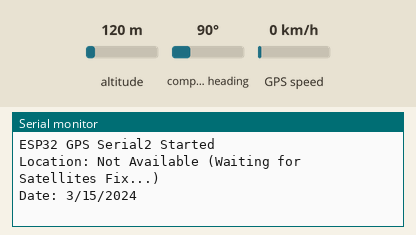
Bench run of a sketch on a simulated ESP32. On the bench: the last lines printed to the serial monitor. The inputs (shaded band) are chosen by the test bench; at power-on: altitude 120 m, compass heading 90°, GPS speed 0 km/h. The GPS gets a fix after 3 s at 37.7749, -122.4194 with 8 satellites.

Above: at 1.2 s.
1.3 s: altitude set to 20 m
At 6.2 s:
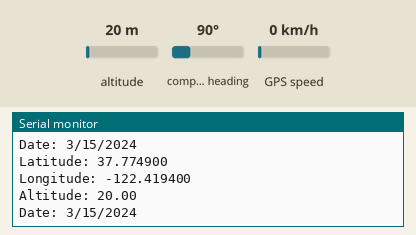
6.5 s: altitude set to 250 m
At 10.5 s:
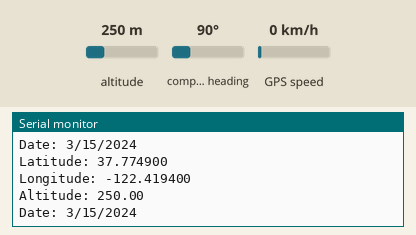

Measured:
- after the input at 1.3 s, the serial monitor: prints a new line after 3.7 s (image 1)
- after the input at 6.5 s, the serial monitor: prints a new line after 3.5 s (image 2)

The sketch:

GPS.ino
```cpp
#include <TinyGPSPlus.h>

// The TinyGPSPlus object
TinyGPSPlus gps;

// Use HardwareSerial 2 on the ESP32
HardwareSerial gpsSerial(2);

// Define pins for Serial 2
const int RXD2 = 16;
const int TXD2 = 17;

const uint32_t GPS_BAUD = 9600; // Default baud rate for NEO-8M

void setup() {
  // Start the USB serial monitor
  Serial.begin(115200);

  // Start the GPS hardware serial port
  gpsSerial.begin(GPS_BAUD, SERIAL_8N1, RXD2, TXD2);
  Serial.println("ESP32 GPS Serial2 Started");
}

void loop() {
  // Read data from GPS while available
  while (gpsSerial.available() > 0) {
    char c = gpsSerial.read();
    // Encode data into TinyGPS++ object
    if (gps.encode(c)) {
      displayInfo();
    }
  }

  // Check if no data is coming from the GPS for 5 seconds
  if (millis() > 5000 && gps.charsProcessed() < 10) {
    Serial.println("No GPS detected: Check wiring.");
    delay(5000);
  }
}

void displayInfo() {
  if (gps.location.isValid()) {
    Serial.print("Latitude: ");
    Serial.println(gps.location.lat(), 6);
    Serial.print("Longitude: ");
    Serial.println(gps.location.lng(), 6);
    Serial.print("Altitude: ");
    Serial.println(gps.altitude.meters()); // Corrected line

  } else {
    Serial.println("Location: Not Available (Waiting for Satellites Fix...)");
  }

  if (gps.date.isValid()) {
    Serial.print("Date: ");
    Serial.print(gps.date.month()); Serial.print("/");
    Serial.print(gps.date.day()); Serial.print("/");
    Serial.println(gps.date.year());
  }

  Serial.println();
  delay(5000);
}
```
